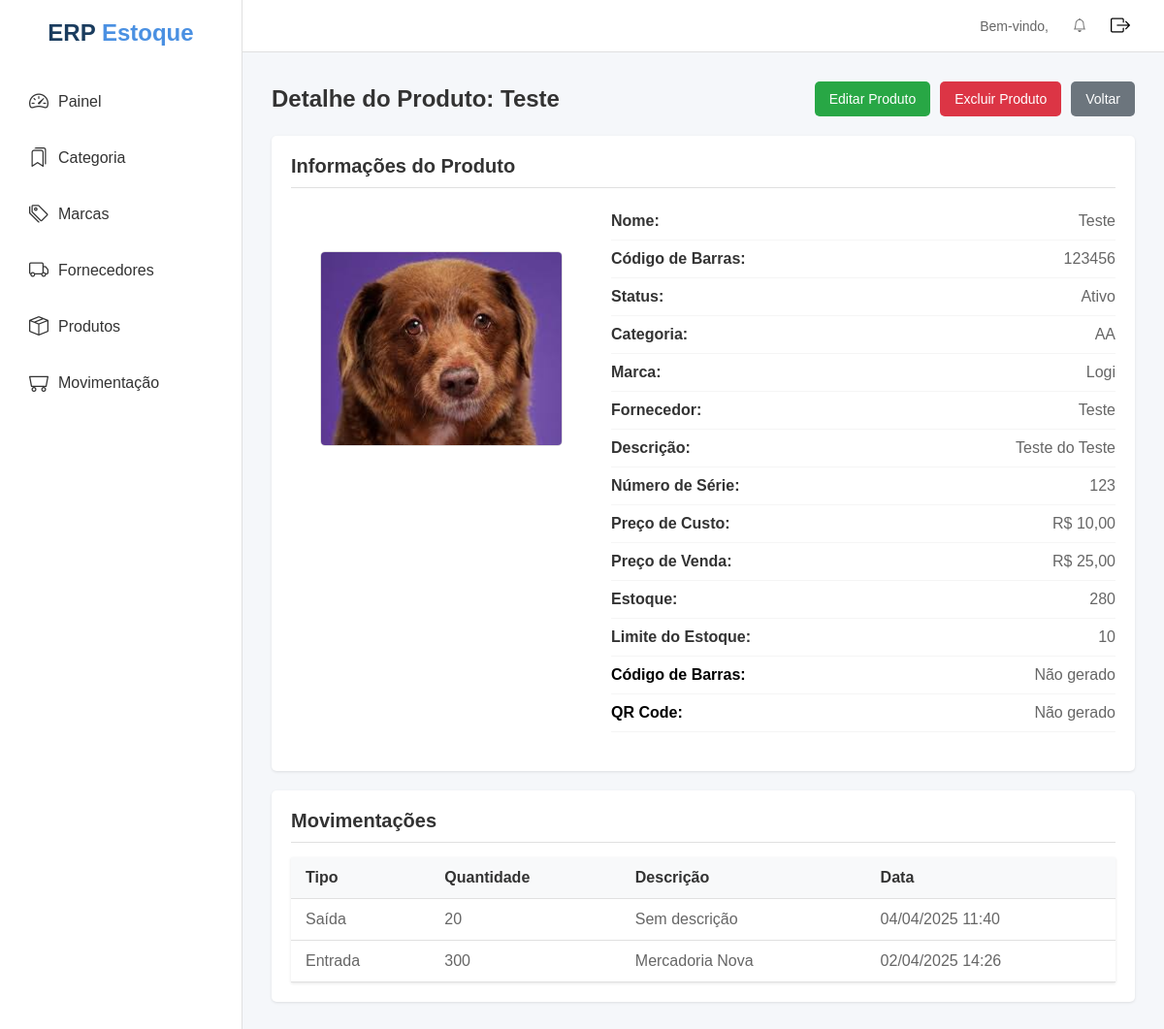
Screenshot of /Produto/2/detalhe/ with the database file from the repository.
### apps/produtos/models.py (models this page shows, shortened)
class Produto(models.Model):
    nome = models.CharField(max_length=500)
    codigo_barras = models.CharField(max_length=128, unique=True, null=True, blank=True)
    categoria = models.ForeignKey(Categoria, on_delete=models.PROTECT, related_name='produtos',
                                  limit_choices_to={'status': True},)
    marca = models.ForeignKey(Marca, on_delete=models.PROTECT, related_name='produtos',
                              limit_choices_to={'status': True},)
    fornecedor = models.ForeignKey(Fornecedor, on_delete=models.PROTECT, related_name='produtos',
                                   limit_choices_to={'status': True},)
    descricao = models.TextField(null=True, blank=True)
    num_serie = models.CharField(max_length=200, null=True, blank=True)
    preco_custo = models.DecimalField(max_digits=20, decimal_places=2)
    preco_venda = models.DecimalField(max_digits=20, decimal_places=2)
    quantidade = models.PositiveIntegerField(default=0)
    estoque_minimo = models.PositiveIntegerField(default=10)
    imagem = models.ImageField(null=True, blank=True, upload_to='produtos/')
    barcode_image = models.ImageField(upload_to='barcodes/', blank=True, null=True)
    qr_code = models.ImageField(upload_to='qrcodes/', blank=True, null=True)
    status = models.BooleanField(default=True)
    created_at = models.DateTimeField(auto_now_add=True)
    updated_at = models.DateTimeField(auto_now=True)
    class Meta:
        ordering = ['nome']

### apps/categorias/models.py (models this page shows)
class Categoria(models.Model):
    nome = models.CharField(max_length=500)
    descricao = models.TextField(null=True, blank=True)
    status = models.BooleanField(default=True)
    created_at = models.DateTimeField(auto_now_add=True)
    updated_at = models.DateTimeField(auto_now=True)
    class Meta:
        ordering = ['nome']
    def __str__(self):
        return self.nome

### apps/marcas/models.py (models this page shows)
class Marca(models.Model):
    nome = models.CharField(max_length=500)
    descricao = models.TextField(null=True, blank=True)
    status = models.BooleanField(default=True)
    created_at = models.DateTimeField(auto_now_add=True)
    updated_at = models.DateTimeField(auto_now=True)
    class Meta:
        ordering = ['nome']
    def __str__(self):
        return self.nome

### apps/fornecedor/models.py (models this page shows)
class Fornecedor(models.Model):
    nome = models.CharField(max_length=500)
    contato = models.CharField(max_length=20, blank=True, null=True)
    email = models.EmailField(blank=True, null=True)
    descricao = models.TextField(null=True, blank=True)
    status = models.BooleanField(default=True)
    created_at = models.DateTimeField(auto_now_add=True)
    updated_at = models.DateTimeField(auto_now=True)
    class Meta:
        ordering = ['nome']
    def __str__(self):
        return self.nome

### apps/movimentacao/models.py (models this page shows, shortened)
class Movimentacao(models.Model):
    produto = models.ForeignKey(Produto, on_delete=models.PROTECT, related_name='movimentacao',
                                limit_choices_to={'status': True},)
    tipo = models.CharField(max_length=10)
    quantidade = models.IntegerField()
    descricao = models.TextField(null=True, blank=True)
    created_at = models.DateTimeField(auto_now_add=True)
    updated_at = models.DateTimeField(auto_now=True)
    class Meta:
        ordering = ['-created_at']

### apps/produtos/views.py (the view)
# urls.py: path('Produto/<int:pk>/detalhe/', ProdutoDetailView.as_view(), name='produtos_detail'),
class ProdutoDetailView(DetailView):
    model = Produto
    template_name = 'produtos/produtos_detail.html'
    def get_context_data(self, **kwargs):
        context = super().get_context_data(**kwargs)
        context['movimentacao'] = Movimentacao.objects.filter(produto=self.object).order_by('-created_at')
        return context

### apps/notificacao/context_processors.py (called while the page is built)
def notificacoes(request):
    return {
        'notificacoes': Notificacao.objects.filter(lida=False)
    }

### apps/templates/produtos/produtos_detail.html (shortened to what this page needs)
{% extends 'layouts/base.html' %}
{% block conteudo %}
<div class="content">
    <div class="page-header">
        <h1>Detalhe do Produto: {{ produto.nome }}</h1>
        <div class="filter-buttons">
            <a href="{% url 'produtos:produtos_form' produto.id %}" class="btn btn-edit">Editar Produto</a>
            <button class="btn btn-delete" data-id="{{ produto.id }}">Excluir Produto</button>
            <a href="{% url 'produtos:produtos_list' %}" class="btn btn-secondary">Voltar</a>
        </div>
    </div>
    <div class="detail-card">
        <h2>Informações do Produto</h2>
        <div class="detail-content">
            <div class="detail-image">
                {% if produto.imagem %}
                    <img src="{{ produto.imagem.url }}" alt="{{ produto.nome }}" class="product-image">
                {% else %}
                    <div class="no-image">SEM IMAGEM</div>
                {% endif %}
            </div>
            <div class="detail-info">
                <div class="detail-row">
                    <span class="detail-label">Nome:</span>
                    <span class="detail-value">{{ produto.nome }}</span>
                </div>
                <div class="detail-row">
                    <span class="detail-label">Código de Barras:</span>
                    <span class="detail-value">{{ produto.codigo_barras|default:"Não informado" }}</span>
                </div>
                <div class="detail-row">
                    <span class="detail-label">Status:</span>
                    <span class="detail-value">{% if produto.status %}Ativo{% else %}Inativo{% endif %}</span>
                </div>
                <div class="detail-row">
                    <span class="detail-label">Categoria:</span>
                    <span class="detail-value">{{ produto.categoria|default:"Não informado" }}</span>
                </div>
                <div class="detail-row">
                    <span class="detail-label">Marca:</span>
                    <span class="detail-value">{{ produto.marca|default:"Não informado" }}</span>
                </div>
                <div class="detail-row">
                    <span class="detail-label">Fornecedor:</span>
                    <span class="detail-value">{{ produto.fornecedor|default:"Não informado" }}</span>
                </div>
                <div class="detail-row">
                    <span class="detail-label">Descrição:</span>
                    <span class="detail-value">{{ produto.descricao|default:"Sem descrição" }}</span>
                </div>
                <div class="detail-row">
                    <span class="detail-label">Número de Série:</span>
                    <span class="detail-value">{{ produto.num_serie|default:"Não informado" }}</span>
                </div>
                <div class="detail-row">
                    <span class="detail-label">Preço de Custo:</span>
                    <span class="detail-value">R$ {{ produto.preco_custo|floatformat:2 }}</span>
                </div>
                <div class="detail-row">
                    <span class="detail-label">Preço de Venda:</span>
                    <span class="detail-value">R$ {{ produto.preco_venda|floatformat:2 }}</span>
                </div>
                <div class="detail-row">
                    <span class="detail-label">Estoque:</span>
                    <span class="detail-value">{{ produto.quantidade|default:"0" }}</span>
                </div>
                <div class="detail-row">
                    <span class="detail-label">Limite do Estoque:</span>
                    <span class="detail-value">{{ produto.estoque_minimo|default:"0" }}</span>
                </div>
                <div class="detail-row"><strong>Código de Barras:</strong>
                    {% if object.barcode_image %}
                        <a href="{{ object.barcode_image.url }}" download="barcode_{{ object.codigo_barras|default:'produto' }}.png" class=" btn btn-sm btn-primary">Baixar</a>
                    {% else %}
                    <span class="detail-value">Não gerado</span>
                    {% endif %}
                </div>
                <div class="detail-row"><strong>QR Code:</strong>
                    {% if object.qr_code %}
                        <a href="{{ object.qr_code.url }}" download="qrcode_{{ object.codigo_barras|default:'produto' }}.png" class="btn btn-sm btn-primary">Baixar</a>
                    {% else %}
                    <span class="detail-value">Não gerado</span>
                    {% endif %}
                </div>
            </div>
        </div>
    </div>
    <div class="detail-card movimentacoes-card">
        <h2>Movimentações</h2>
        <table class="table">
            <thead>
                <tr>
                    <th>Tipo</th>
                    <th>Quantidade</th>
                    <th>Descrição</th>
                    <th>Data</th>
                </tr>
            </thead>
            <tbody>
                {% for movimentacoes in movimentacao %}
                    <tr>
                        <td>{{ movimentacoes.tipo }}</td>
                        <td>{{ movimentacoes.quantidade }}</td>
                        <td>{{ movimentacoes.descricao|default:"Sem descrição" }}</td>
                        <td>{{ movimentacoes.created_at|date:"d/m/Y H:i" }}</td>
                    </tr>
                {% empty %}
                    <tr>
                        <td colspan="4" class="text-center">Nenhuma movimentação registrada para este produto.</td>
                    </tr>
                {% endfor %}
            </tbody>
        </table>
    </div>
</div>
{% endblock %}

### apps/static/assets/css/style.css (style rules this page uses)
* { margin: 0; padding: 0; box-sizing: border-box; font-family: Arial, sans-serif; }
body { background-color: #f5f7fa; }
.content { padding: 30px; }
.content h1 { font-size: 24px; color: #333; }
.page-header { display: flex; justify-content: space-between; align-items: center; margin-bottom: 20px; }
.table { width: 100%; border-collapse: collapse; background-color: #fff; box-shadow: 0 1px 3px rgba(0, 0, 0, 0.1); }
.table th, .table td { padding: 12px 15px; text-align: left; border-bottom: 1px solid #e0e0e0; }
.table th { background-color: #f8f9fa; font-weight: 600; color: #333; }
.table td { color: #666; }
.btn { padding: 10px 15px; border: none; border-radius: 5px; font-size: 14px; cursor: pointer; text-decoration: none; display: inline-block; }
.btn-secondary { background-color: #6c757d; color: #fff; }
.btn-edit { background-color: #28a745; color: #fff; }
.btn-delete { background-color: #dc3545; color: #fff; }
.filter-buttons { display: flex; gap: 10px; margin-left: auto; }
.detail-card { background-color: #fff; border-radius: 5px; box-shadow: 0 1px 3px rgba(0, 0, 0, 0.1); padding: 20px; margin-bottom: 20px; }
.detail-card h2 { font-size: 20px; color: #333; margin-bottom: 15px; border-bottom: 1px solid #e0e0e0; padding-bottom: 10px; }
.detail-content { display: flex; gap: 20px; margin-bottom: 20px; flex-wrap: wrap; }
.detail-image { min-width: 250px; text-align: center; margin: 50px 30px 0px 30px; }
.detail-info { flex: 2; min-width: 300px; }
.detail-row { display: flex; justify-content: space-between; padding: 10px 0; border-bottom: 1px solid #f5f5f5; }
.detail-label { font-weight: 600; color: #333; }
.detail-value { color: #666; }
.product-image { max-width: 250px; max-height: 250px; object-fit: cover; border-radius: 5px; border: 1px solid #e0e0e0; }
.movimentacoes-card { margin-top: 20px; }

### rows the page displays
Produto: nome "Teste", imagem (picture), codigo_barras "123456", categoria "AA", marca "Logi", fornecedor "Teste", descricao "Teste do Teste", num_serie "123", preco_custo "10,00", preco_venda "25,00", quantidade "280", estoque_minimo "10"
Movimentacao: tipo "Saída", quantidade "20", descricao "Sem descrição", created_at "04/04/2025 11:40"
Movimentacao: tipo "Entrada", quantidade "300", descricao "Mercadoria Nova", created_at "02/04/2025 14:26"
